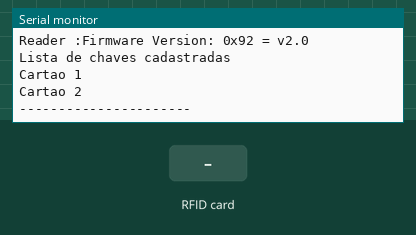
Simulated run of this sketch. Board: ESP8266 (NodeMCU). Shown: the last lines printed to the serial monitor. The inputs (shaded band) are chosen by the test bench.

Above: at 1.2 s.
1.3 s: RFID card 41 19 F9 20 held to the reader
At 2.3 s:
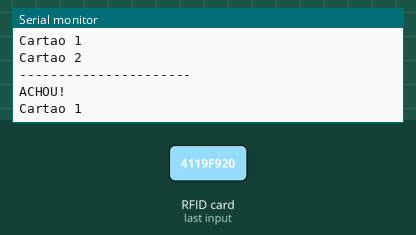
2.8 s: RFID card 5E 7A 19 C4 held to the reader
At 3.9 s:
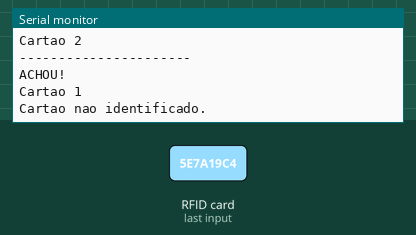

The sketch:

codigo.ino
```cpp
//MFRC522::MIFARE_Key key;
//
//// Init array that will store new NUID
//byte nuidPICC[4];
void setup() {
  Serial.begin(115200);
  init_rfid();
//  for (byte i = 0; i < 6; i++) {
//      key.keyByte[i] = 0xFF;
//  }
//  Serial.println();
//  Serial.println(F("This code scan the MIFARE Classic NUID."));
//  Serial.print(F("Using the following key:"));
//  printHex(key.keyByte, MFRC522::MF_KEY_SIZE);
  imprimir_lista_chaves();
}
void loop() {
  char* nome_chave = ler_cartao();
  if(nome_chave != NULL)
  {
    Serial.println(nome_chave);
  }
}
/**
    Helper routine to dump a byte array as hex values to Serial.
*/
void printHex(byte *buffer, byte bufferSize) {
  byte i;
  for (i = 0; i < bufferSize; i++) {
      Serial.print(buffer[i] < 0x10 ? " 0" : " ");
      Serial.print(buffer[i], HEX);
  }
}
/**
    Helper routine to dump a byte array as dec values to Serial.
*/
void printDec(byte *buffer, byte bufferSize) {
  byte i;
  for (i = 0; i < bufferSize; i++) {
      Serial.print(buffer[i] < 0x10 ? " 0" : " ");
      Serial.print(buffer[i], DEC);
  }
}
```

leitorRFID.ino
```cpp
#include <SPI.h>
#include <MFRC522.h>
#define SS_PIN D8
#define RST_PIN D0
MFRC522 rfid(SS_PIN, RST_PIN); // Instance of the class

struct sCartaoRFID{
  byte id;
  byte codigo[4];
  char nome[20];
};

#define QUANTIDADE_CHAVES 2
sCartaoRFID lista_chaves[QUANTIDADE_CHAVES] = {{1, {0x41, 0x19, 0xF9, 0x20}, "Cartao 1"},
                                               {2, {0x41, 0x1C, 0xE2, 0x20}, "Cartao 2"}
                                              };

void init_rfid()
{
  SPI.begin(); // Init SPI bus
  rfid.PCD_Init(); // Init MFRC522
  Serial.println();
  Serial.print(F("Reader :"));
  rfid.PCD_DumpVersionToSerial();
  Serial.println();
}

void imprimir_lista_chaves()
{
  Serial.println("Lista de chaves cadastradas");
  for(byte i=0; i < QUANTIDADE_CHAVES; i++)
  {
    sCartaoRFID cartao = lista_chaves[i];
    Serial.println(cartao.nome);
  }
  Serial.println("----------------------");
}

int buscar_chave(byte* cartao_lido){
  int ret = -1;
  for(byte i=0; i < QUANTIDADE_CHAVES; i++)
  {
      sCartaoRFID cartao = lista_chaves[i];
      if (lista_chaves[i].codigo[0] == cartao_lido[0] &&
          lista_chaves[i].codigo[1] == cartao_lido[1] &&
          lista_chaves[i].codigo[2] == cartao_lido[2] &&
          lista_chaves[i].codigo[3] == cartao_lido[3])
      {
        Serial.println("ACHOU!");
        ret = i;
        break;
      }
  }
  return ret;
}


char* ler_cartao(){
  if ( ! rfid.PICC_IsNewCardPresent())
      return NULL;
  // Verify if the NUID has been readed
  if ( ! rfid.PICC_ReadCardSerial())
      return NULL;

  //Serial.print(F("PICC type: "));
  MFRC522::PICC_Type piccType = rfid.PICC_GetType(rfid.uid.sak);
  //Serial.println(rfid.PICC_GetTypeName(piccType));

  // Check is the PICC of Classic MIFARE type
  if (piccType != MFRC522::PICC_TYPE_MIFARE_MINI &&
          piccType != MFRC522::PICC_TYPE_MIFARE_1K &&
          piccType != MFRC522::PICC_TYPE_MIFARE_4K) {
      Serial.println(F("Your tag is not of type MIFARE Classic."));
      return NULL;
  }
  rfid.PICC_HaltA();
  // Stop encryption on PCD
  rfid.PCD_StopCrypto1();
  int index = buscar_chave(rfid.uid.uidByte);
  if(index < 0)
  {
    Serial.println("Cartao nao identificado.");
    return NULL;
  }

  sCartaoRFID cartao = lista_chaves[index];
  Serial.println(cartao.nome);

  return (char*)(cartao.nome);

  //else Serial.println(F("Card read previously."));
  // Halt PICC


}
```

Measured:
- after the input at 1.3 s, the serial monitor: prints a new line at once (image 1)
- after the input at 2.8 s, the serial monitor: prints a new line at once (image 2)
